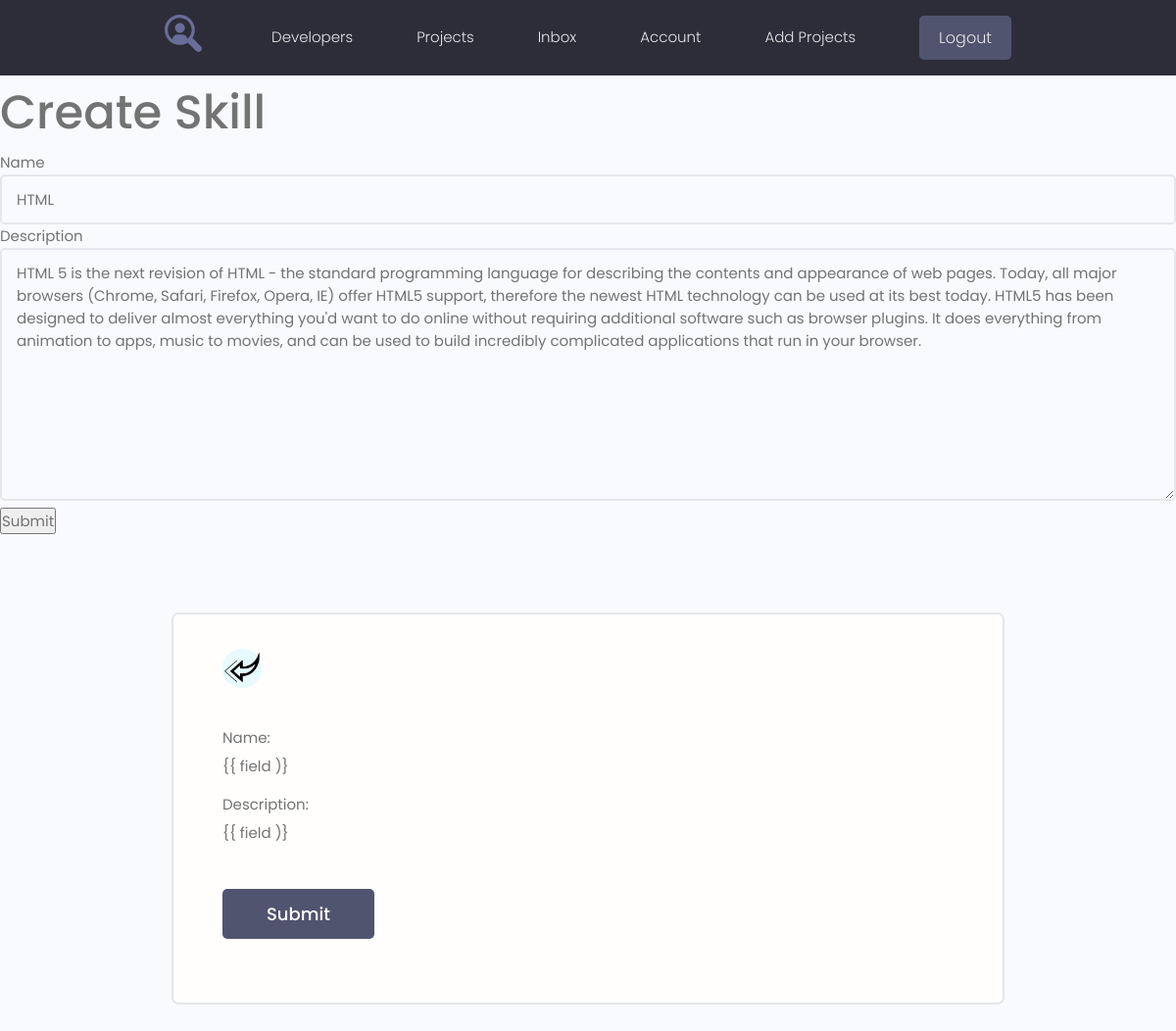
/update-skill/1 (signed in), run on the app's committed database.
### users/models.py (models this page shows, shortened)
class Skill(models.Model):
    owner = models.ForeignKey(Profile, on_delete=models.CASCADE, blank=True, null=True)
    name = models.CharField(max_length=200, blank=True, null=True)
    description = models.TextField(blank=True, null=True)
    created = models.DateTimeField(auto_now_add=True)

### users/views.py (the view)
# urls.py: path('update-skill/<str:pk>', views.update_skill, name='update-skill'),
@login_required(login_url='login')
def update_skill(request, pk):
    profile = request.user.profile
    skill = profile.skill_set.get(id=pk)
    form = SkillForm(instance=skill)
    if request.method == 'POST':
        form = SkillForm(request.POST, instance=skill)
        if form.is_valid():
            form.save()
            messages.success(request, "Skill was updated successfully!")
            return redirect('account')
    context = {'form': form}
    return render(request, 'users/skill_form.html', context)

### users/forms.py
class SkillForm(ModelForm):
    class Meta:
        model = Skill
        fields = '__all__'
        exclude = ['owner']
    def __init__(self, *args, **kwargs):
        super().__init__(*args, **kwargs)
        for name, field in self.fields.items():
            field.widget.attrs.update({'class': 'input'})

### users/templates/users/skill_form.html (shortened to what this page needs)
{% extends 'projects/base.html' %}
{% load static %}
{% block content %}
<h1>Create Skill</h1>
<form action="" method="post">
    {% for field in form %}
    {{ field.label }}
    {{ field }}
    {% endfor %}
    <input type="submit" value="Submit">
</form>
<main class="formPage my-xl">
        <div class="content-box">
            <div class="formWrapper">
                <a class="backButton" href="{% url 'account' %}"><img src="{% static 'images/left.png' %}" alt="left"></a>
                <br>
                <form class="form" method="POST">
                    {% for field in form %}
                    <div class="form__field">
                        <label for="formInput#text">{{ field.label }}: </label>
                        {{ field )}
                    </div>
                    {% endfor %}
                    <input class="btn btn--sub btn--lg  my-md" type="submit" value="Submit" />
                </form>
            </div>
        </div>
    </main>
{% endblock %}

### projects/static/styles/app.css (style rules this page uses)
:root { --color-sub: #2d2d39; }
.btn--sub { background-color: var(--color-sub-light); }
img { width: 100%; }
.content-box { width: 95%; max-width: 85rem; margin: 0 auto; }
.backButton { background: var(--color-main-light); color: var(--color-main); width: 4rem; height: 4rem; display: flex; align-items: center; justify-content: center; border-radius: 50%; }
.formPage .formWrapper { list-style: none; background: var(--color-white); padding: 3.5rem 5rem; border: 2px solid var(--color-light); border-radius: 0.7rem; }

### projects/static/uikit/styles/modules/_variables.css (style rules this page uses)
:root { --color-main: #5aa5b9; --color-main-light: #e6faff; --color-sub: #3f4156; --color-sub-light: #51546e; --color-sub-lighter: #ededfd; --color-text: #737373; --color-gray: #8b8b8b; --color-light: #e5e7eb; --color-light-gray: #767676; --color-bg: #f8fafd; --color-white: #fffefd; --color-white-light: #f3f3f3; --color-success: #359e64; --color-success-bg: #def8e8; --color-error: #fc4b0b; --color-error-bg: #fff2ee; --font-base: 'Poppins', arial, helvetica, 'Segoe UI', roboto, ubuntu, sans-serif; --font-monospace: 'Fira Code', 'Courier New', courier, monospace; --font-regular: 300; --font-medium: 500; --font-bold: 700; --generic-shadow: 1px 1px 5px #00000010; --generic-transition: all 0.3s ease-in-out; }

### projects/static/uikit/styles/modules/_base.css (style rules this page uses)
* { margin: 0; padding: 0; box-sizing: border-box; text-rendering: optimizeLegibility; color: inherit; font-size: inherit; }
html { font-size: 50%; }
@media only screen and (min-width: 480px) { html { font-size: 56.25%; } }
@media only screen and (min-width: 1200px) { html { font-size: 62.5%; } }
body { line-height: 1.6; font-weight: 400; font-size: 1.5rem; color: var(--color-text); background-color: var(--color-bg); min-height: 100vh; }

### projects/static/uikit/styles/modules/_typography.css (style rules this page uses)
* { font-family: var(--font-base); }
h1 { font-size: 4.8rem; font-weight: var(--font-medium); }
a { padding-bottom: 2px; text-decoration: none; display: inline-block; color: var(--color-main); font-weight: var(--font-medium); }

### projects/static/uikit/styles/modules/_utilities.css (style rules this page uses)
.my-md { margin: 3rem auto; }
.my-xl { margin: 8rem auto; }

### projects/static/uikit/styles/modules/_button.css (style rules this page uses)
.btn { display: inline-block; position: relative; cursor: pointer; background-color: var(--color-light); font-weight: var(--font-medium); color: var(--color-sub); text-decoration: none; padding: 1rem 2rem; border-radius: 0.5rem; border: none; width: -webkit-fit-content; width: -moz-fit-content; width: fit-content; height: -webkit-fit-content; height: -moz-fit-content; height: fit-content; font-size: 1.6rem; outline-width: 0; outline-color: transparent; -webkit-backface-visibility: hidden; backface-visibility: hidden; transition: all 0.3s ease-in-out; }
.btn--sub { background-color: var(--color-sub); color: var(--color-white); }
.btn--lg { font-size: 1.8rem; padding: 1.2rem 4.5rem; }

### projects/static/uikit/styles/modules/_form.css (style rules this page uses)
.form { display: block; }
.form__field { margin-top: 1.5rem; margin-bottom: 1.5rem; }
.form__label, .form__field > label { display: block; margin-bottom: 0.5rem; color: var(--color-text); }
input.input[type='text'], input.input[type='email'], input.input[type='password'], input.input[type='number'], textarea.input { min-width: 24rem; width: 100%; padding: 1.2rem 1.5rem; border-radius: 0.5rem; border: 2px solid var(--color-light); transition: all 0.3s ease-in-out; background-color: var(--color-bg); }

### data on the page
Skill: form "HTML" "HTML 5 is the next revision of HTML - the standard programming language for describing the contents and appearance of web pages. Today, all major browsers (Chrome, Safari, Firefox, Opera, IE) offer HTML5 support, therefore the newest HTML technology can be used at its best today. HTML5 has been designed to deliver almost everything you'd want to do online without requiring additional software such as browser plugins. It does everything from animation to apps, music to movies, and can be used to build incredibly complicated applications that run in your browser."

### other printed values
{{ field.label }} "Name" "Description"
